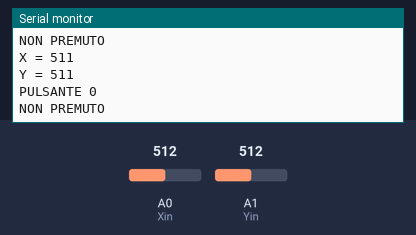
Simulated run of this sketch. Board: Arduino Uno, built with avr-gcc and run on an emulated ATmega328P. On the bench: the last lines printed to the serial monitor. The test bench sets the inputs (shaded band); at power-on: A0 (Xin) = 512, A1 (Yin) = 512.

Above: at 1.3 s.
1.4 s: A0 (Xin) set to 716
2.9 s: A1 (Yin) set to 716
At 3.33 s:
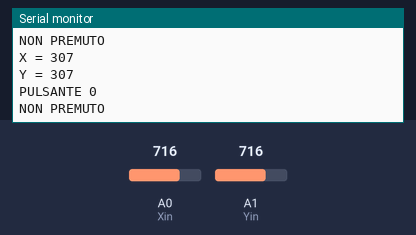
4.4 s: A0 (Xin) set to 900
5.9 s: A1 (Yin) set to 900
At 6.33 s:
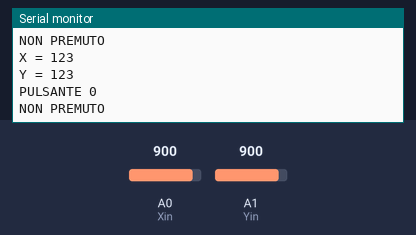
Timing chart, 0 to 8.4 s (numbered marks = the images above; inputs shaded):
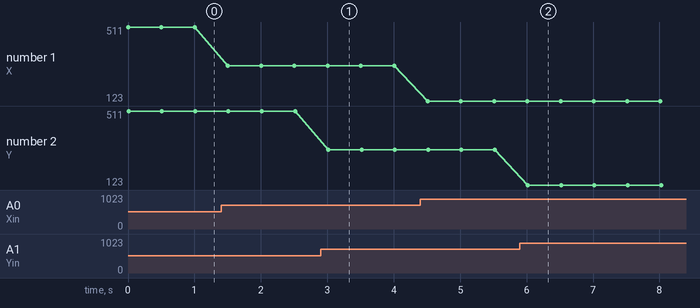

The sketch:

joystickTest.ino
```cpp
/* ground marrone
 * 5v rosso
 * switch verde?
 */

int Xin= A0; // X Input Pin
int Yin = A1; // Y Input Pin
//int KEYin = 2; // Push Button
void setup ()
{
 //pinMode (KEYin, INPUT);
 Serial.begin (9600);
}
void loop ()
{
 int xVal, yVal, buttonVal;

 xVal = 1023 - analogRead(Xin);
 yVal = 1023 - analogRead(Yin);
 //buttonVal = digitalRead (KEYin);

 Serial.print("X = ");
 Serial.println (xVal, DEC);

 Serial.print ("Y = ");
 Serial.println (yVal, DEC);

 Serial.print("PULSANTE ");
 if (buttonVal == LOW){
 Serial.println(buttonVal);
 Serial.println ("NON PREMUTO");
 }
 else{
 Serial.println ("PREMUTO");
 }

 delay (500);
}
```

Measured:
- after the input at 2.9 s, the serial monitor: prints a new line after 0.12 s (image 1)
- after the input at 5.9 s, the serial monitor: prints a new line after 0.12 s (image 2)
- plotted number 1: 511 → 307 after the input at 1.4 s, 307 → 123 after the input at 4.4 s
